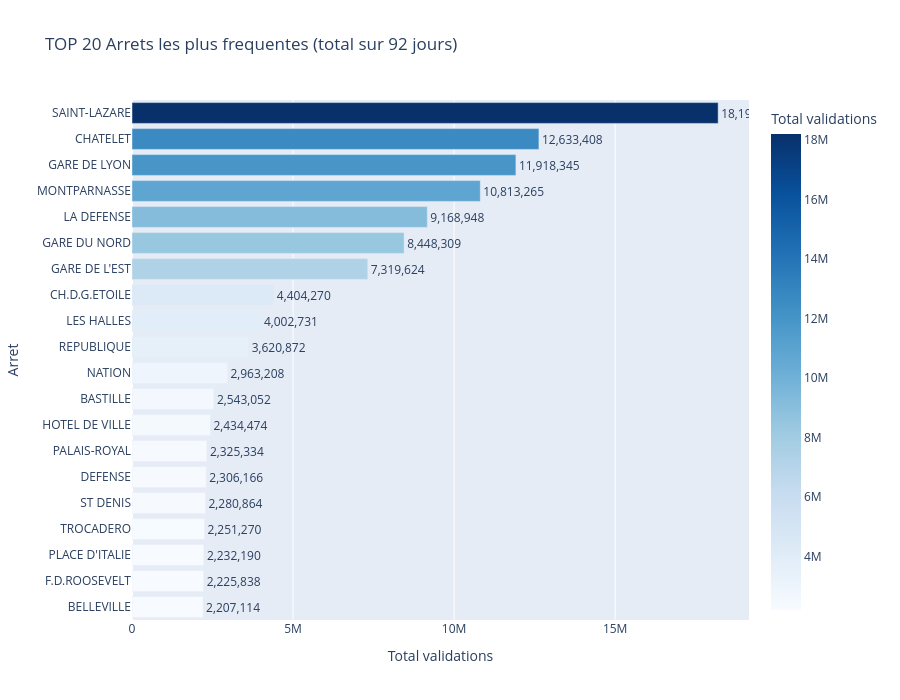

Notebook source saved alongside this figure:
### Code cell
# ============================================================
# TOP 20 ARRETS PAR VOLUME TOTAL
# ============================================================
# POURQUOI : identifier les arrets les plus importants
# Ce sont eux qui auront le plus d'impact dans nos modeles ML
#
# groupby = regrouper par arret
# sum     = additionner NB_VALD de toutes les lignes de cet arret
# nlargest(20) = garder les 20 plus grands

top20 = (df.groupby('LIBELLE_ARRET')['NB_VALD']
           .sum()
           .nlargest(20)
           .reset_index()
           .rename(columns={'NB_VALD': 'total_validations'}))

fig = px.bar(
    top20.sort_values('total_validations'),
    x='total_validations',
    y='LIBELLE_ARRET',
    orientation='h',
    title='TOP 20 Arrets les plus frequentes (total sur 92 jours)',
    labels={'total_validations': 'Total validations', 'LIBELLE_ARRET': 'Arret'},
    color='total_validations',
    color_continuous_scale='Blues',
    text='total_validations'
)
fig.update_traces(texttemplate='%{text:,.0f}', textposition='outside')
fig.update_layout(height=700, showlegend=False)
fig.show()

top20['total_millions'] = (top20['total_validations'] / 1_000_000).round(2)
print('\nTOP 20 en tableau :')
display(top20.sort_values('total_validations', ascending=False)
             .rename(columns={'total_millions': 'total (millions)'}))

### Figure 1 — Plotly figure (JSON) as saved in the notebook; plotly's stock layout.template omitted (floating-point values rounded to 4 significant figures)
{"data": [{"alignmentgroup": "True", "hovertemplate": "Total validations=%{marker.color}<br>Arret=%{y}<extra></extra>", "legendgroup": "", "marker": {"color": [2207114, 2225838, 2232190, 2251270, 2280864, 2306166, 2325334, 2434474, 2543052, 2963208, 3620872, 4002731, 4404270, 7319624, 8448309, 9168948, 10813265, 11918345, 12633408, 18197521], "coloraxis": "coloraxis", "pattern": {"shape": ""}}, "name": "", "offsetgroup": "", "orientation": "h", "showlegend": false, "text": [2207114, 2225838, 2232190, 2251270, 2280864, 2306166, 2325334, 2434474, 2543052, 2963208, 3620872, 4002731, 4404270, 7319624, 8448309, 9168948, 10813265, 11918345, 12633408, 18197521], "textposition": "outside", "texttemplate": "%{text:,.0f}", "type": "bar", "x": [2207114, 2225838, 2232190, 2251270, 2280864, 2306166, 2325334, 2434474, 2543052, 2963208, 3620872, 4002731, 4404270, 7319624, 8448309, 9168948, 10813265, 11918345, 12633408, 18197521], "xaxis": "x", "y": ["BELLEVILLE", "F.D.ROOSEVELT", "PLACE D'ITALIE", "TROCADERO", "ST DENIS", "DEFENSE", "PALAIS-ROYAL", "HOTEL DE VILLE", "BASTILLE", "NATION", "REPUBLIQUE", "LES HALLES", "CH.D.G.ETOILE", "GARE DE L'EST", "GARE DU NORD", "LA DEFENSE", "MONTPARNASSE", "GARE DE LYON", "CHATELET", "SAINT-LAZARE"], "yaxis": "y"}], "layout": {"barmode": "relative", "coloraxis": {"colorbar": {"title": {"text": "Total validations"}}, "colorscale": [[0, "rgb(247,251,255)"], [0.125, "rgb(222,235,247)"], [0.25, "rgb(198,219,239)"], [0.375, "rgb(158,202,225)"], [0.5, "rgb(107,174,214)"], [0.625, "rgb(66,146,198)"], [0.75, "rgb(33,113,181)"], [0.875, "rgb(8,81,156)"], [1, "rgb(8,48,107)"]]}, "height": 700, "legend": {"tracegroupgap": 0}, "showlegend": false, "title": {"text": "TOP 20 Arrets les plus frequentes (total sur 92 jours)"}, "xaxis": {"anchor": "y", "domain": [0, 1], "title": {"text": "Total validations"}}, "yaxis": {"anchor": "x", "domain": [0, 1], "title": {"text": "Arret"}}}}
